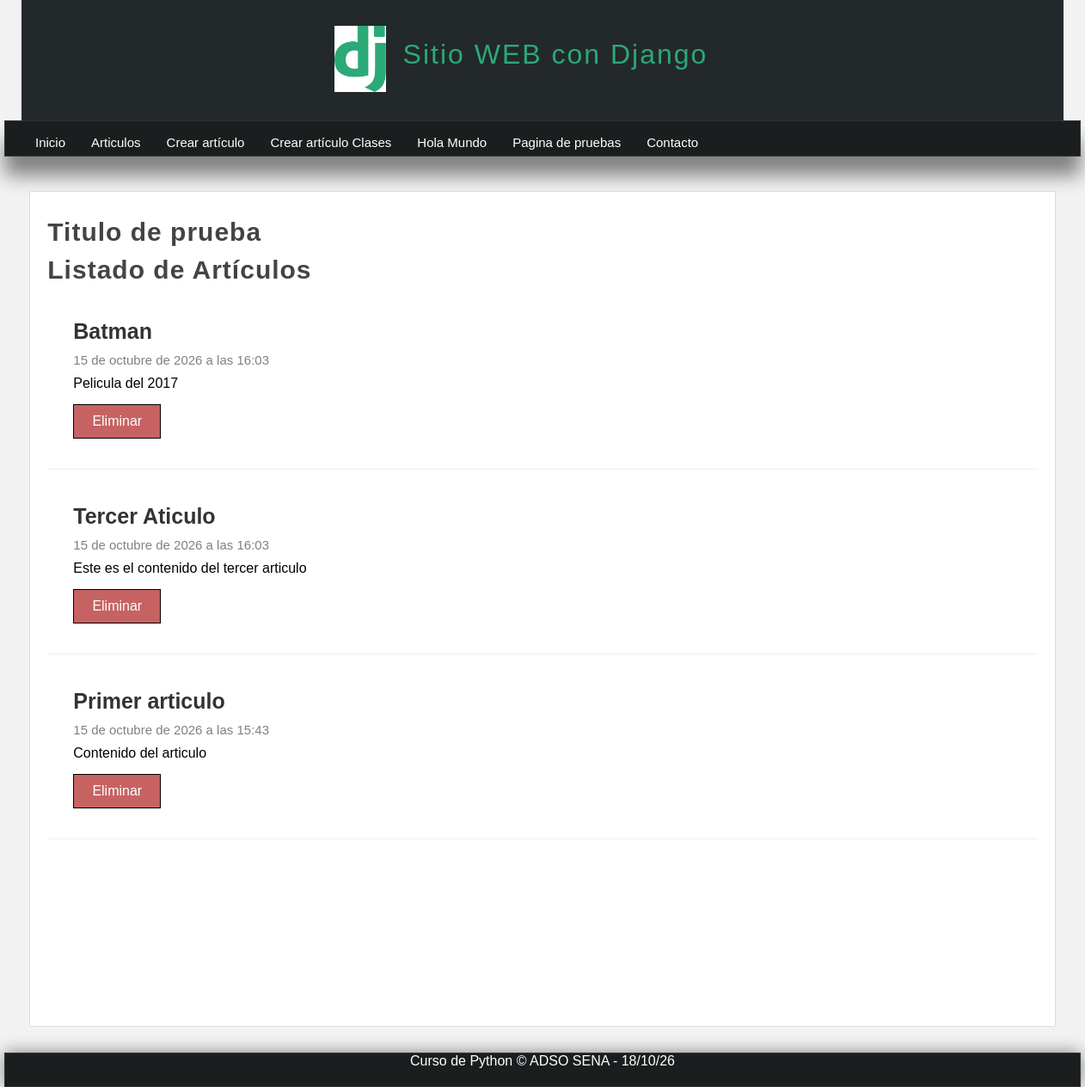
The app's page /articulos/, older data.
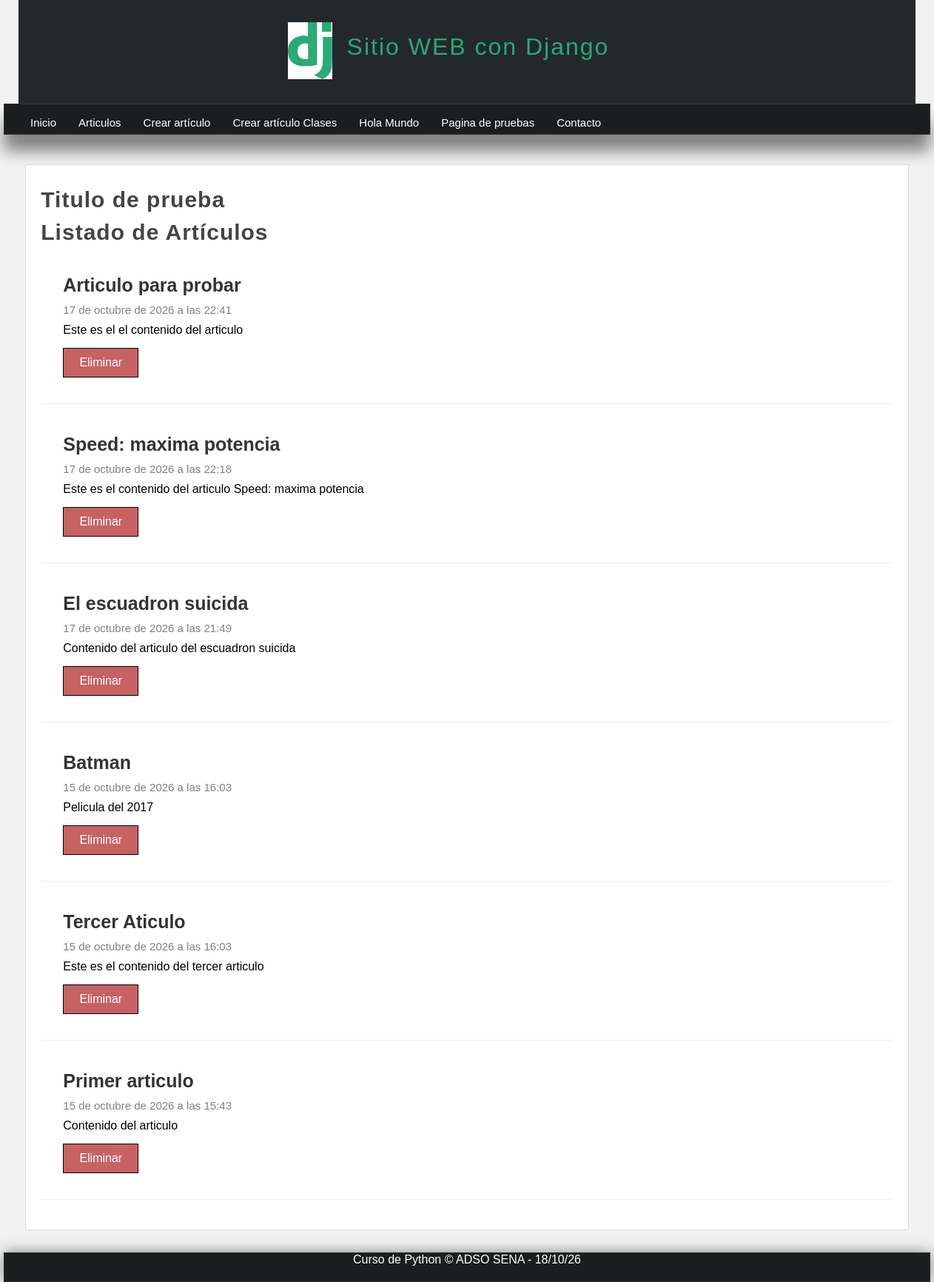
The same page, newer data.
### miapp/models.py (models this page shows, shortened)
class Article(models.Model):
    title = models.CharField(max_length=150, verbose_name="Titulo")
    content = models.TextField(verbose_name="Contenido")
    image = models.ImageField(default='null', verbose_name="Imagen", upload_to="articles")
    public = models.BooleanField(verbose_name="¿Publicado?")
    created_at = models.DateTimeField(auto_now_add=True, verbose_name="Creado")
    updated_at = models.DateTimeField(auto_now=True, verbose_name="Modificado")
    class Meta:
        verbose_name = "Articulo"
        verbose_name_plural = "Articulos"

### miapp/views.py (the view)
# urls.py: path('articulos/', views.articulos, name="articulos"),
def articulos(request):
    articulos = Article.objects.filter(public=True).order_by('-id')
    """
    articulos = Article.objects.filter(title__iexact = "articulo")

    articulos = Article.objects.filter(
                                        title = "Articulo",
                                        ).exclude(
                                            public = True
                                        )

    articulos = Article.objects.raw("SELECT * FROM miapp_article WHERE title = 'Articulo' AND public=0")

    articulos = Article.objects.filter(
        Q(title__contains = "Primer") | Q(title__contains = "Batman")
    )
    """
    return render(request, 'articulos.html', {
        'articulos': articulos
    })

### miapp/templates/articulos.html (shortened to what this page needs)
{% extends 'layout.html' %}
{% block content %}
    <h1 class="title">Listado de Artículos</h1>
    {% for articulo in articulos %}
        <article class="article-item">
            <div class="data">
                <h2>{{ articulo.title }}</h2>
                <span class="date">{{ articulo.created_at }}</span>
                <p>
                    {{ articulo.content }}
                    <a href="{% url 'borrar' id=articulo.id %}" class="btn btn-delete">Eliminar</a>
                </p>
            </div>
        </article>
    {% endfor %}
{% endblock %}

### miapp/templates/layout.html (shortened to what this page needs)
{% load static %}
<!DOCTYPE html>
<html lang="en">
<head>
    <link rel="stylesheet" type="text/css" href="{% static 'css/styles.css' %}" />
</head>
<body>
    <header >
        <div id="logotipo">
            <img src="{% static 'images/logo-django.png' %}" />
            <h1> Sitio WEB con Django</h1>
        </div>
    </header>
    <nav>
        <ul>
            <li>
                <a href="{% url 'index' %}">Inicio</a>
            </li>
            <li>
                <a href="{% url 'articulos' %}">Articulos</a>
            </li>
            <li>
                <a href="{% url 'create' %}">Crear artículo</a>
            </li>
            <li>
                <a href="{% url 'create_full' %}">Crear artículo Clases</a>
            </li>
            <li>
                <a href="{% url 'holaMundo' %}">Hola Mundo</a>
            </li>
            <li>
                <a href="{% url 'pagina' %}">Pagina de pruebas</a>
            </li>
            <li>
                <a href="{% url 'contacto' %}">Contacto</a>
            </li>
        </ul>
    </nav>
    <div id ="content">
        <div class="box">
            <h1 class="title"> Titulo de prueba </h1>
            {% block content %}{% endblock %}
        </div>
    </div>
    <footer>
        Curso de Python &copy; ADSO SENA - {% now "d/m/y" %}
    </footer>
</body>
</html>

### miapp/static/css/styles.css (style rules this page uses)
* { margin: 0px; padding: 0px; font-family: Arial, Helvetica, sans-serif; text-decoration: none; }
p, h2, h3, ul { margin-top: 5px; margin-bottom: 5px; }
ul, ol { margin-left: 20px; margin-bottom: 10px; }
body { background-color: #f2f2f2; }
header { width: 1212px; height: 140px; background-color: #23282b; margin: 0px auto; }
#logotipo { width: 40%; height: 130px; margin: 0px auto; padding-top: 10px; }
#logotipo img { display: block; width: 60px; float: left; margin-top: 20px; }
#logotipo h1 { display: block; float: left; margin-top: 35px; margin-left: 20px; letter-spacing: 2px; font-weight: lighter; color: #2ba977; }
nav { width: 1250px; height: 40px; background-color: #1b1e1f; border: 1px solid #333333; margin: 0 auto; box-shadow: 0px 22px 22px gray; font-size: 15px; }
nav ul { list-style: none; text-decoration: 40px; }
nav ul li { line-height: 40px; float: left; }
nav ul li a { display: block; padding-left: 15px; padding-right: 15px; color: #ffffff; }
#content { width: 1212px; min-height: 930px; margin: 0 auto; margin-bottom: 30px; margin-top: 40px; }
.box { background: white; min-height: 930px; width: 95%; padding: 20px; border: 1px solid #ddd; border-radius: 2px; margin: 0 auto; }
.title { color: #444; letter-spacing: 1px; font-size: 30px; margin-bottom: 10px; margin-top: 10px; }
footer { width: 1250px; background-color: #1b1e1f; border: 1px solid #333333; color: white; text-align: center; margin-top: 20px; margin: 0 auto; padding-bottom: 20px; box-shadow: 0px 0px 20px gray; }
.article-item { margin-bottom: 20px; margin-top: 20px; padding: 15px; border-bottom: 1px solid #eee; clear: both; }
.article-item .data { float: left; padding: 15px; padding-top: 0px; }
.article-item h2 { display: block; font-size: 25px; color: #333333; margin-bottom: 10px; }
.article-item span.date { display: block; font-size: 15px; color: gray; margin-bottom: 10px; }
.btn { padding: 10px; background: rgb(199, 98, 98); color: white; border: 1px solid black; display: block; margin-top: 15px; width: 80px; text-align: center; }

Row changes from the older to the newer data that the page shows:
added Article: title "Articulo para probar", created_at "17 de octubre de 2026 a las 22:41", content "Este es el el contenido del articulo"
added Article: title "Speed: maxima potencia", created_at "17 de octubre de 2026 a las 22:18", content "Este es el contenido del articulo Speed: maxima potencia"
added Article: title "El escuadron suicida", created_at "17 de octubre de 2026 a las 21:49", content "Contenido del articulo del escuadron suicida"
